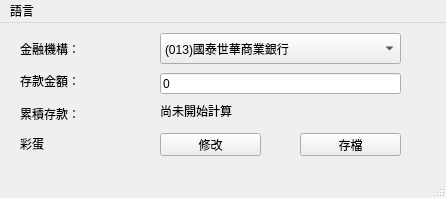
<?xml version="1.0" encoding="UTF-8"?>
<ui version="4.0">
 <class>MainWindow</class>
 <widget class="QMainWindow" name="MainWindow">
  <property name="geometry">
   <rect>
    <x>0</x>
    <y>0</y>
    <width>446</width>
    <height>198</height>
   </rect>
  </property>
  <property name="cursor">
   <cursorShape>ArrowCursor</cursorShape>
  </property>
  <property name="windowTitle">
   <string>Qt_Feng37_Bank</string>
  </property>
  <property name="toolTip">
   <string/>
  </property>
  <widget class="QWidget" name="centralwidget">
   <widget class="QComboBox" name="comboBox1">
    <property name="geometry">
     <rect>
      <x>160</x>
      <y>10</y>
      <width>241</width>
      <height>31</height>
     </rect>
    </property>
    <property name="toolTip">
     <string>請選擇金融機構</string>
    </property>
    <item>
     <property name="text">
      <string>(013)國泰世華商業銀行</string>
     </property>
    </item>
    <item>
     <property name="text">
      <string>(017)兆豐國際商業銀行</string>
     </property>
    </item>
    <item>
     <property name="text">
      <string>(048)王道商業銀行</string>
     </property>
    </item>
    <item>
     <property name="text">
      <string>(103)臺灣新光商業銀行</string>
     </property>
    </item>
    <item>
     <property name="text">
      <string>(700)中華郵政股份有限公司</string>
     </property>
    </item>
    <item>
     <property name="text">
      <string>(812)台新國際商業銀行</string>
     </property>
    </item>
    <item>
     <property name="text">
      <string>(822)中國信託商業銀行</string>
     </property>
    </item>
   </widget>
   <widget class="QLabel" name="label2">
    <property name="geometry">
     <rect>
      <x>20</x>
      <y>15</y>
      <width>121</width>
      <height>21</height>
     </rect>
    </property>
    <property name="text">
     <string>金融機構：</string>
    </property>
   </widget>
   <widget class="QLabel" name="label3">
    <property name="geometry">
     <rect>
      <x>20</x>
      <y>50</y>
      <width>121</width>
      <height>16</height>
     </rect>
    </property>
    <property name="text">
     <string>存款金額：</string>
    </property>
   </widget>
   <widget class="QLabel" name="label4">
    <property name="geometry">
     <rect>
      <x>20</x>
      <y>80</y>
      <width>121</width>
      <height>21</height>
     </rect>
    </property>
    <property name="text">
     <string>累積存款：</string>
    </property>
   </widget>
   <widget class="QLabel" name="label1">
    <property name="geometry">
     <rect>
      <x>160</x>
      <y>80</y>
      <width>241</width>
      <height>16</height>
     </rect>
    </property>
    <property name="toolTip">
     <string>累積存款</string>
    </property>
    <property name="text">
     <string>尚未開始計算</string>
    </property>
   </widget>
   <widget class="QPushButton" name="button1">
    <property name="geometry">
     <rect>
      <x>160</x>
      <y>110</y>
      <width>101</width>
      <height>23</height>
     </rect>
    </property>
    <property name="toolTip">
     <string>存檔之前記得先修改</string>
    </property>
    <property name="text">
     <string>修改</string>
    </property>
   </widget>
   <widget class="QPushButton" name="button2">
    <property name="geometry">
     <rect>
      <x>300</x>
      <y>110</y>
      <width>101</width>
      <height>23</height>
     </rect>
    </property>
    <property name="toolTip">
     <string>關閉程式之前不要忘記存檔</string>
    </property>
    <property name="text">
     <string>存檔</string>
    </property>
   </widget>
   <widget class="QLineEdit" name="textbox1">
    <property name="geometry">
     <rect>
      <x>160</x>
      <y>50</y>
      <width>241</width>
      <height>21</height>
     </rect>
    </property>
    <property name="toolTip">
     <string>請輸入整數數字</string>
    </property>
    <property name="text">
     <string>0</string>
    </property>
   </widget>
   <widget class="QLabel" name="label5">
    <property name="geometry">
     <rect>
      <x>20</x>
      <y>110</y>
      <width>121</width>
      <height>21</height>
     </rect>
    </property>
    <property name="toolTip">
     <string>委任第五職等
簡任第十二職等
第12屆臺北市長
第23任總統
中央銀行鋒兄分行</string>
    </property>
    <property name="text">
     <string>彩蛋</string>
    </property>
   </widget>
  </widget>
  <widget class="QMenuBar" name="menubar">
   <property name="geometry">
    <rect>
     <x>0</x>
     <y>0</y>
     <width>446</width>
     <height>24</height>
    </rect>
   </property>
   <widget class="QMenu" name="menu">
    <property name="title">
     <string>語言</string>
    </property>
    <addaction name="actionChinese"/>
    <addaction name="actionEnglish"/>
    <addaction name="actionJapanese"/>
   </widget>
   <addaction name="menu"/>
  </widget>
  <widget class="QStatusBar" name="statusbar"/>
  <action name="actionChinese">
   <property name="text">
    <string>中文</string>
   </property>
  </action>
  <action name="actionEnglish">
   <property name="text">
    <string>English</string>
   </property>
  </action>
  <action name="actionJapanese">
   <property name="text">
    <string>日本語</string>
   </property>
  </action>
 </widget>
 <resources/>
 <connections/>
</ui>
